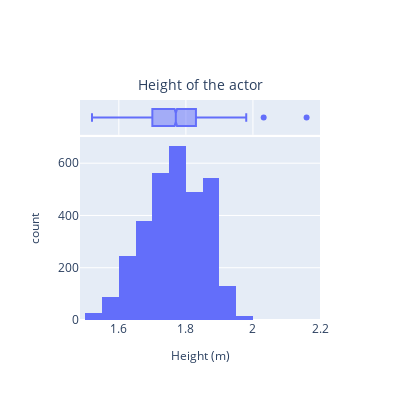
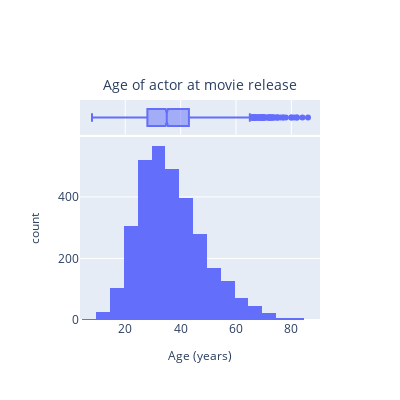
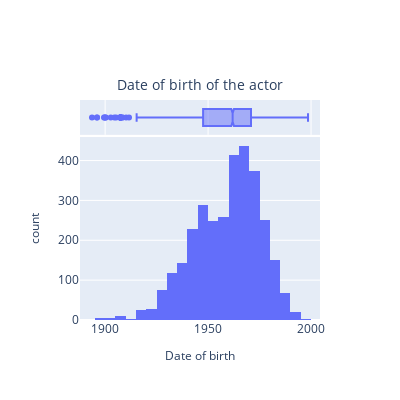

The code cell stored with these charts, in order, in its notebook:
### Markdown cell above
# Actors

### Code cell
#Demographic characteristics of lead actors 
figs_actor = histo_acots_plotly(lead_actors_data_on_subset_movie)
for i in figs_actor:
    i.show()
figs_actor[0].write_html("height_actor.html")
figs_actor[1].write_html("age_actor.html")

### Figure 1 — Plotly figure (JSON) as saved in the notebook; plotly's stock layout.template omitted (floating-point values rounded to 4 significant figures; data arrays with more than 128 entries replaced by an {"elided": "..."} marker saying what was removed)
{"data": [{"alignmentgroup": "True", "bingroup": "x", "hovertemplate": "Height (m)=%{x}<br>count=%{y}<extra></extra>", "legendgroup": "", "marker": {"color": "#636efa", "pattern": {"shape": ""}}, "name": "", "nbinsx": 25, "offsetgroup": "", "orientation": "v", "showlegend": false, "type": "histogram", "x": {"elided": "3145 float values"}, "xaxis": "x", "yaxis": "y"}, {"alignmentgroup": "True", "hovertemplate": "Height (m)=%{x}<extra></extra>", "legendgroup": "", "marker": {"color": "#636efa"}, "name": "", "notched": true, "offsetgroup": "", "showlegend": false, "type": "box", "x": {"elided": "3145 float values"}, "xaxis": "x2", "yaxis": "y2"}], "layout": {"barmode": "relative", "height": 400, "legend": {"tracegroupgap": 0}, "title": {"font": {"size": 14}, "text": "Height of the actor", "x": 0.5, "y": 0.8}, "width": 400, "xaxis": {"anchor": "y", "domain": [0, 1], "title": {"font": {"size": 12}, "text": "Height (m)"}}, "xaxis2": {"anchor": "y2", "domain": [0, 1], "matches": "x", "showgrid": true, "showticklabels": false}, "yaxis": {"anchor": "x", "domain": [0, 0.8316], "title": {"font": {"size": 12}, "text": "count"}}, "yaxis2": {"anchor": "x2", "domain": [0.8416, 1], "matches": "y2", "showgrid": false, "showline": false, "showticklabels": false, "ticks": ""}}}

### Figure 2 — Plotly figure (JSON) as saved in the notebook; plotly's stock layout.template omitted (floating-point values rounded to 4 significant figures; data arrays with more than 128 entries replaced by an {"elided": "..."} marker saying what was removed)
{"data": [{"alignmentgroup": "True", "bingroup": "x", "hovertemplate": "Age (years)=%{x}<br>count=%{y}<extra></extra>", "legendgroup": "", "marker": {"color": "#636efa", "pattern": {"shape": ""}}, "name": "", "nbinsx": 25, "offsetgroup": "", "orientation": "v", "showlegend": false, "type": "histogram", "x": {"elided": "3145 int values"}, "xaxis": "x", "yaxis": "y"}, {"alignmentgroup": "True", "hovertemplate": "Age (years)=%{x}<extra></extra>", "legendgroup": "", "marker": {"color": "#636efa"}, "name": "", "notched": true, "offsetgroup": "", "showlegend": false, "type": "box", "x": {"elided": "3145 int values"}, "xaxis": "x2", "yaxis": "y2"}], "layout": {"barmode": "relative", "height": 400, "legend": {"tracegroupgap": 0}, "title": {"font": {"size": 14}, "text": "Age of actor at movie release", "x": 0.5, "y": 0.8}, "width": 400, "xaxis": {"anchor": "y", "domain": [0, 1], "title": {"font": {"size": 12}, "text": "Age (years)"}}, "xaxis2": {"anchor": "y2", "domain": [0, 1], "matches": "x", "showgrid": true, "showticklabels": false}, "yaxis": {"anchor": "x", "domain": [0, 0.8316], "title": {"font": {"size": 12}, "text": "count"}}, "yaxis2": {"anchor": "x2", "domain": [0.8416, 1], "matches": "y2", "showgrid": false, "showline": false, "showticklabels": false, "ticks": ""}}}

### Figure 3 — Plotly figure (JSON) as saved in the notebook; plotly's stock layout.template omitted (floating-point values rounded to 4 significant figures; data arrays with more than 128 entries replaced by an {"elided": "..."} marker saying what was removed)
{"data": [{"alignmentgroup": "True", "bingroup": "x", "hovertemplate": "Date of birth=%{x}<br>count=%{y}<extra></extra>", "legendgroup": "", "marker": {"color": "#636efa", "pattern": {"shape": ""}}, "name": "", "nbinsx": 25, "offsetgroup": "", "orientation": "v", "showlegend": false, "type": "histogram", "x": {"elided": "3145 str values"}, "xaxis": "x", "yaxis": "y"}, {"alignmentgroup": "True", "hovertemplate": "Date of birth=%{x}<extra></extra>", "legendgroup": "", "marker": {"color": "#636efa"}, "name": "", "notched": true, "offsetgroup": "", "showlegend": false, "type": "box", "x": {"elided": "3145 str values"}, "xaxis": "x2", "yaxis": "y2"}], "layout": {"barmode": "relative", "height": 400, "legend": {"tracegroupgap": 0}, "title": {"font": {"size": 14}, "text": "Date of birth of the actor", "x": 0.5, "y": 0.8}, "width": 400, "xaxis": {"anchor": "y", "domain": [0, 1], "title": {"font": {"size": 12}, "text": "Date of birth"}}, "xaxis2": {"anchor": "y2", "domain": [0, 1], "matches": "x", "showgrid": true, "showticklabels": false}, "yaxis": {"anchor": "x", "domain": [0, 0.8316], "title": {"font": {"size": 12}, "text": "count"}}, "yaxis2": {"anchor": "x2", "domain": [0.8416, 1], "matches": "y2", "showgrid": false, "showline": false, "showticklabels": false, "ticks": ""}}}
